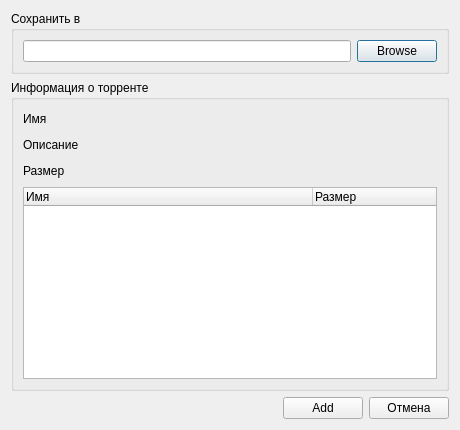
<?xml version="1.0" encoding="UTF-8"?>
<ui version="4.0">
 <class>OpenTorrentDialog</class>
 <widget class="QDialog" name="OpenTorrentDialog">
  <property name="geometry">
   <rect>
    <x>0</x>
    <y>0</y>
    <width>449</width>
    <height>431</height>
   </rect>
  </property>
  <property name="windowTitle">
   <string>Открыть новый торрент</string>
  </property>
  <property name="windowIcon">
   <iconset resource="ltorrent.qrc">
    <normaloff>:/icons/app.ico</normaloff>:/icons/app.ico</iconset>
  </property>
  <layout class="QGridLayout" name="gridLayout_3">
   <property name="sizeConstraint">
    <enum>QLayout::SetFixedSize</enum>
   </property>
   <item row="0" column="0" colspan="3">
    <widget class="QGroupBox" name="groupBox">
     <property name="title">
      <string>Сохранить в</string>
     </property>
     <layout class="QGridLayout" name="gridLayout">
      <item row="0" column="0">
       <widget class="QLineEdit" name="pathEdit"/>
      </item>
      <item row="0" column="1">
       <widget class="QPushButton" name="browseButton">
        <property name="text">
         <string>Browse</string>
        </property>
       </widget>
      </item>
     </layout>
    </widget>
   </item>
   <item row="1" column="0" colspan="3">
    <widget class="QGroupBox" name="groupBox_2">
     <property name="title">
      <string>Информация о торренте</string>
     </property>
     <layout class="QGridLayout" name="gridLayout_2">
      <item row="0" column="0">
       <widget class="QLabel" name="labelNameTitile">
        <property name="text">
         <string>Имя</string>
        </property>
       </widget>
      </item>
      <item row="0" column="1" colspan="2">
       <spacer name="horizontalSpacer_2">
        <property name="orientation">
         <enum>Qt::Horizontal</enum>
        </property>
        <property name="sizeHint" stdset="0">
         <size>
          <width>45</width>
          <height>20</height>
         </size>
        </property>
       </spacer>
      </item>
      <item row="0" column="3">
       <widget class="QLabel" name="labelNameData">
        <property name="text">
         <string/>
        </property>
       </widget>
      </item>
      <item row="0" column="4">
       <spacer name="horizontalSpacer_5">
        <property name="orientation">
         <enum>Qt::Horizontal</enum>
        </property>
        <property name="sizeHint" stdset="0">
         <size>
          <width>14</width>
          <height>20</height>
         </size>
        </property>
       </spacer>
      </item>
      <item row="1" column="0" colspan="2">
       <widget class="QLabel" name="labelCommentTitle">
        <property name="text">
         <string>Описание</string>
        </property>
       </widget>
      </item>
      <item row="1" column="2">
       <spacer name="horizontalSpacer_3">
        <property name="orientation">
         <enum>Qt::Horizontal</enum>
        </property>
        <property name="sizeHint" stdset="0">
         <size>
          <width>18</width>
          <height>20</height>
         </size>
        </property>
       </spacer>
      </item>
      <item row="1" column="3">
       <widget class="QLabel" name="labelComentData">
        <property name="text">
         <string/>
        </property>
       </widget>
      </item>
      <item row="1" column="4">
       <spacer name="horizontalSpacer_6">
        <property name="orientation">
         <enum>Qt::Horizontal</enum>
        </property>
        <property name="sizeHint" stdset="0">
         <size>
          <width>14</width>
          <height>20</height>
         </size>
        </property>
       </spacer>
      </item>
      <item row="2" column="0">
       <widget class="QLabel" name="labelSizeTitle">
        <property name="text">
         <string>Размер</string>
        </property>
       </widget>
      </item>
      <item row="2" column="1" colspan="2">
       <spacer name="horizontalSpacer_4">
        <property name="orientation">
         <enum>Qt::Horizontal</enum>
        </property>
        <property name="sizeHint" stdset="0">
         <size>
          <width>18</width>
          <height>20</height>
         </size>
        </property>
       </spacer>
      </item>
      <item row="2" column="3">
       <widget class="QLabel" name="labelSizeData">
        <property name="text">
         <string/>
        </property>
       </widget>
      </item>
      <item row="3" column="0" colspan="5">
       <widget class="QTreeWidget" name="treeWidget">
        <attribute name="headerDefaultSectionSize">
         <number>289</number>
        </attribute>
        <column>
         <property name="text">
          <string>Имя</string>
         </property>
        </column>
        <column>
         <property name="text">
          <string>Размер</string>
         </property>
        </column>
       </widget>
      </item>
     </layout>
    </widget>
   </item>
   <item row="2" column="0">
    <spacer name="horizontalSpacer">
     <property name="orientation">
      <enum>Qt::Horizontal</enum>
     </property>
     <property name="sizeHint" stdset="0">
      <size>
       <width>266</width>
       <height>20</height>
      </size>
     </property>
    </spacer>
   </item>
   <item row="2" column="2">
    <widget class="QPushButton" name="cancelButton">
     <property name="text">
      <string>Отмена</string>
     </property>
    </widget>
   </item>
   <item row="2" column="1">
    <widget class="QPushButton" name="yesButton">
     <property name="text">
      <string>Add</string>
     </property>
    </widget>
   </item>
  </layout>
 </widget>
 <resources>
  <include location="ltorrent.qrc"/>
 </resources>
 <connections>
  <connection>
   <sender>browseButton</sender>
   <signal>clicked()</signal>
   <receiver>OpenTorrentDialog</receiver>
   <slot>BrowseButton()</slot>
   <hints>
    <hint type="sourcelabel">
     <x>392</x>
     <y>43</y>
    </hint>
    <hint type="destinationlabel">
     <x>224</x>
     <y>215</y>
    </hint>
   </hints>
  </connection>
  <connection>
   <sender>cancelButton</sender>
   <signal>clicked()</signal>
   <receiver>OpenTorrentDialog</receiver>
   <slot>reject()</slot>
   <hints>
    <hint type="sourcelabel">
     <x>402</x>
     <y>410</y>
    </hint>
    <hint type="destinationlabel">
     <x>224</x>
     <y>215</y>
    </hint>
   </hints>
  </connection>
  <connection>
   <sender>yesButton</sender>
   <signal>clicked()</signal>
   <receiver>OpenTorrentDialog</receiver>
   <slot>AccepTorrent()</slot>
   <hints>
    <hint type="sourcelabel">
     <x>321</x>
     <y>410</y>
    </hint>
    <hint type="destinationlabel">
     <x>224</x>
     <y>215</y>
    </hint>
   </hints>
  </connection>
 </connections>
 <slots>
  <slot>CancelButton()</slot>
  <slot>BrowseButton()</slot>
  <slot>AccepTorrent()</slot>
 </slots>
</ui>
